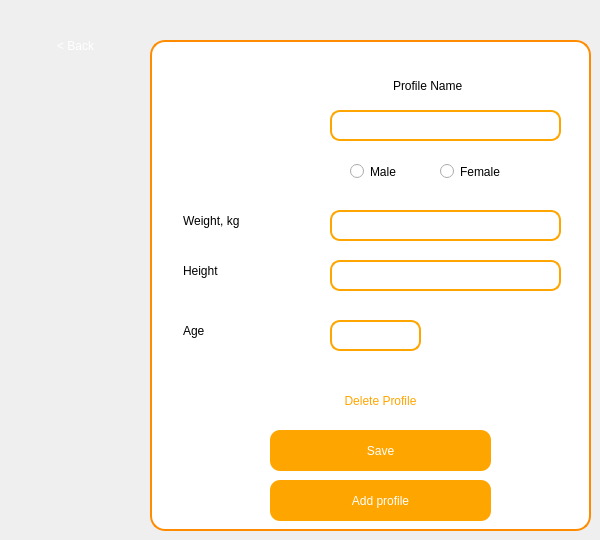
    <widget class="QWidget" name="editProfilePage">
     <widget class="QFrame" name="frame_2">
      <property name="geometry">
       <rect>
        <x>150</x>
        <y>40</y>
        <width>441</width>
        <height>491</height>
       </rect>
      </property>
      <property name="styleSheet">
       <string notr="true">QFrame {
    border-radius: 15px;
    background-color: white;
    border: 2px solid #FF8C00;
    padding: 10px;
}</string>
      </property>
      <property name="frameShape">
       <enum>QFrame::StyledPanel</enum>
      </property>
      <property name="frameShadow">
       <enum>QFrame::Raised</enum>
      </property>
      <widget class="QPushButton" name="saveNewProfileButton">
       <property name="geometry">
        <rect>
         <x>120</x>
         <y>390</y>
         <width>221</width>
         <height>41</height>
        </rect>
       </property>
       <property name="toolTipDuration">
        <number>10</number>
       </property>
       <property name="styleSheet">
        <string notr="true">QPushButton {
    background-color: #FFA500;
    color: white;
    border: none;
    border-radius: 10px;
    padding: 10px 20px;
}</string>
       </property>
       <property name="text">
        <string>Save</string>
       </property>
      </widget>
      <widget class="QLineEdit" name="newName">
       <property name="geometry">
        <rect>
         <x>180</x>
         <y>70</y>
         <width>231</width>
         <height>31</height>
        </rect>
       </property>
       <property name="styleSheet">
        <string notr="true">QLineEdit {
    border: 2px solid #FFA500;
    border-radius: 10px;
    padding: 5px;
    background: transparent;
}
QLineEdit::placeholder {
    color: #FFA500;  
    font-style: italic; 
}</string>
       </property>
      </widget>
      <widget class="QRadioButton" name="newMaleRadioButton">
       <property name="geometry">
        <rect>
         <x>200</x>
         <y>120</y>
         <width>81</width>
         <height>23</height>
        </rect>
       </property>
       <property name="styleSheet">
        <string notr="true">background-color:white</string>
       </property>
       <property name="text">
        <string>Male</string>
       </property>
      </widget>
      <widget class="QRadioButton" name="newFemaleRadioButton">
       <property name="geometry">
        <rect>
         <x>290</x>
         <y>120</y>
         <width>106</width>
         <height>23</height>
        </rect>
       </property>
       <property name="styleSheet">
        <string notr="true">background-color:white</string>
       </property>
       <property name="text">
        <string>Female</string>
       </property>
      </widget>
      <widget class="QLineEdit" name="newWeightInput">
       <property name="geometry">
        <rect>
         <x>180</x>
         <y>170</y>
         <width>231</width>
         <height>31</height>
        </rect>
       </property>
       <property name="styleSheet">
        <string notr="true">QLineEdit {
    border: 2px solid #FFA500;
    border-radius: 10px;
    padding: 5px;
    background: transparent;
}
QLineEdit::placeholder {
    color: #FFA500;  
    font-style: italic; 
}</string>
       </property>
      </widget>
      <widget class="QLineEdit" name="newHeightInput">
       <property name="geometry">
        <rect>
         <x>180</x>
         <y>220</y>
         <width>231</width>
         <height>31</height>
        </rect>
       </property>
       <property name="styleSheet">
        <string notr="true">QLineEdit {
    border: 2px solid #FFA500;
    border-radius: 10px;
    padding: 5px;
    background: transparent;
}
QLineEdit::placeholder {
    color: #FFA500;  
    font-style: italic; 
}</string>
       </property>
      </widget>
      <widget class="QLineEdit" name="ageInput">
       <property name="geometry">
        <rect>
         <x>180</x>
         <y>280</y>
         <width>91</width>
         <height>31</height>
        </rect>
       </property>
       <property name="styleSheet">
        <string notr="true">QLineEdit {
    border: 2px solid #FFA500;
    border-radius: 10px;
    padding: 5px;
    background: transparent;
}
QLineEdit::placeholder {
    color: #FFA500;  
    font-style: italic; 
}</string>
       </property>
      </widget>
      <widget class="QLabel" name="label_12">
       <property name="geometry">
        <rect>
         <x>20</x>
         <y>160</y>
         <width>101</width>
         <height>41</height>
        </rect>
       </property>
       <property name="styleSheet">
        <string notr="true">QLabel {
    border: none;  
}</string>
       </property>
       <property name="text">
        <string>Weight, kg</string>
       </property>
      </widget>
      <widget class="QLabel" name="label_13">
       <property name="geometry">
        <rect>
         <x>20</x>
         <y>210</y>
         <width>101</width>
         <height>41</height>
        </rect>
       </property>
       <property name="styleSheet">
        <string notr="true">QLabel {
    border: none;  
}</string>
       </property>
       <property name="text">
        <string>Height</string>
       </property>
      </widget>
      <widget class="QLabel" name="label_14">
       <property name="geometry">
        <rect>
         <x>20</x>
         <y>270</y>
         <width>141</width>
         <height>41</height>
        </rect>
       </property>
       <property name="styleSheet">
        <string notr="true">QLabel {
    border: none;  
}</string>
       </property>
       <property name="text">
        <string>Age</string>
       </property>
      </widget>
      <widget class="QLabel" name="label_17">
       <property name="geometry">
        <rect>
         <x>40</x>
         <y>40</y>
         <width>111</width>
         <height>111</height>
        </rect>
       </property>
       <property name="styleSheet">
        <string notr="true">QLabel {
    background: transparent;
    border: none;
}</string>
       </property>
       <property name="text">
        <string/>
       </property>
       <property name="pixmap">
        <pixmap resource="RaDoTechImages.qrc">:/images/images/profileIcon.png</pixmap>
       </property>
       <property name="scaledContents">
        <bool>true</bool>
       </property>
      </widget>
      <widget class="QLabel" name="label_15">
       <property name="geometry">
        <rect>
         <x>230</x>
         <y>30</y>
         <width>131</width>
         <height>31</height>
        </rect>
       </property>
       <property name="styleSheet">
        <string notr="true">QLabel {
    border: none;  
}</string>
       </property>
       <property name="text">
        <string>Profile Name</string>
       </property>
      </widget>
      <widget class="QPushButton" name="deleteProfileButton">
       <property name="geometry">
        <rect>
         <x>120</x>
         <y>340</y>
         <width>221</width>
         <height>41</height>
        </rect>
       </property>
       <property name="toolTipDuration">
        <number>10</number>
       </property>
       <property name="styleSheet">
        <string notr="true">QPushButton {
    background-color: transparent;
    color: orange;
    border: none;
    border-radius: 10px;
    padding: 10px 20px;
}</string>
       </property>
       <property name="text">
        <string>Delete Profile</string>
       </property>
      </widget>
      <widget class="QPushButton" name="addProfileButton">
       <property name="geometry">
        <rect>
         <x>120</x>
         <y>440</y>
         <width>221</width>
         <height>41</height>
        </rect>
       </property>
       <property name="toolTipDuration">
        <number>10</number>
       </property>
       <property name="styleSheet">
        <string notr="true">QPushButton {
    background-color: #FFA500;
    color: white;
    border: none;
    border-radius: 10px;
    padding: 10px 20px;
}</string>
       </property>
       <property name="text">
        <string>Add profile</string>
       </property>
      </widget>
     </widget>
     <widget class="QPushButton" name="newProfileBackButton">
      <property name="geometry">
       <rect>
        <x>30</x>
        <y>30</y>
        <width>91</width>
        <height>31</height>
       </rect>
      </property>
      <property name="styleSheet">
       <string notr="true">QPushButton {
    background: transparent;
    color: white;
    border: none;
}</string>
      </property>
      <property name="text">
       <string>&lt; Back</string>
      </property>
     </widget>
    </widget>
